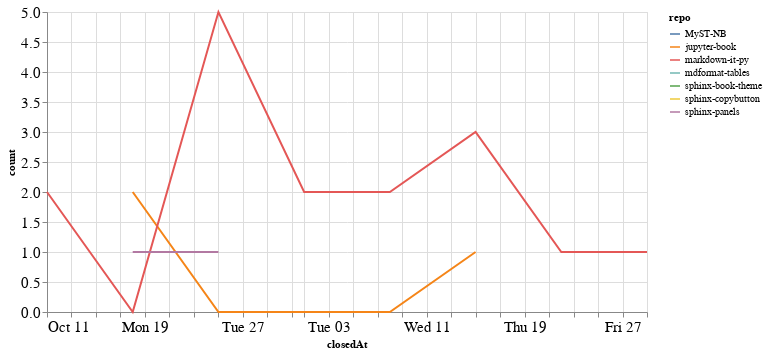

Notebook code cell kept with this figure:
### Code cell
closed_by_time = closed_by.groupby('repo').resample('W', on='closedAt').count()['author'].reset_index()
closed_by_time = closed_by_time.rename(columns={'author': 'count'})

alt.Chart(closed_by_time, width=600).mark_line().encode(
    x='closedAt',
    y='count',
    color='repo',
    tooltip="repo"
)

### Figure 1 — Vega-Lite specification as saved in the notebook (floating-point values rounded to 4 significant figures)
{"config": {"axisLeft": {"labelFontSize": 15}, "axisBottom": {"labelFontSize": 15}}, "data": {"name": "data-2cb5bdc5d6c6d5b4a19a0957787db8b9"}, "mark": "line", "encoding": {"color": {"type": "nominal", "field": "repo"}, "tooltip": {"type": "nominal", "field": "repo"}, "x": {"type": "temporal", "field": "closedAt"}, "y": {"type": "quantitative", "field": "count"}}, "width": 600, "$schema": "https://vega.github.io/schema/vega-lite/v4.8.1.json", "datasets": {"data-2cb5bdc5d6c6d5b4a19a0957787db8b9": [{"repo": "MyST-NB", "closedAt": "2020-10-18T00:00:00", "count": 3}, {"repo": "jupyter-book", "closedAt": "2020-10-18T00:00:00", "count": 2}, {"repo": "jupyter-book", "closedAt": "2020-10-25T00:00:00", "count": 0}, {"repo": "jupyter-book", "closedAt": "2020-11-01T00:00:00", "count": 0}, {"repo": "jupyter-book", "closedAt": "2020-11-08T00:00:00", "count": 0}, {"repo": "jupyter-book", "closedAt": "2020-11-15T00:00:00", "count": 1}, {"repo": "markdown-it-py", "closedAt": "2020-10-11T00:00:00", "count": 2}, {"repo": "markdown-it-py", "closedAt": "2020-10-18T00:00:00", "count": 0}, {"repo": "markdown-it-py", "closedAt": "2020-10-25T00:00:00", "count": 5}, {"repo": "markdown-it-py", "closedAt": "2020-11-01T00:00:00", "count": 2}, {"repo": "markdown-it-py", "closedAt": "2020-11-08T00:00:00", "count": 2}, {"repo": "markdown-it-py", "closedAt": "2020-11-15T00:00:00", "count": 3}, {"repo": "markdown-it-py", "closedAt": "2020-11-22T00:00:00", "count": 1}, {"repo": "markdown-it-py", "closedAt": "2020-11-29T00:00:00", "count": 1}, {"repo": "mdformat-tables", "closedAt": "2020-11-15T00:00:00", "count": 1}, {"repo": "sphinx-book-theme", "closedAt": "2020-10-25T00:00:00", "count": 1}, {"repo": "sphinx-copybutton", "closedAt": "2020-11-08T00:00:00", "count": 1}, {"repo": "sphinx-panels", "closedAt": "2020-10-18T00:00:00", "count": 1}, {"repo": "sphinx-panels", "closedAt": "2020-10-25T00:00:00", "count": 1}]}}
